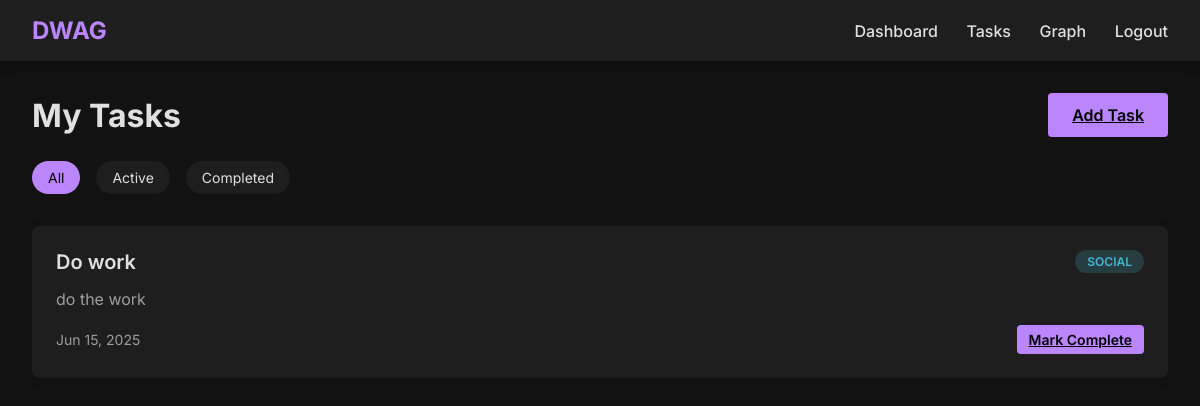
The page /view_tasks (signed in) on the database as committed earlier.
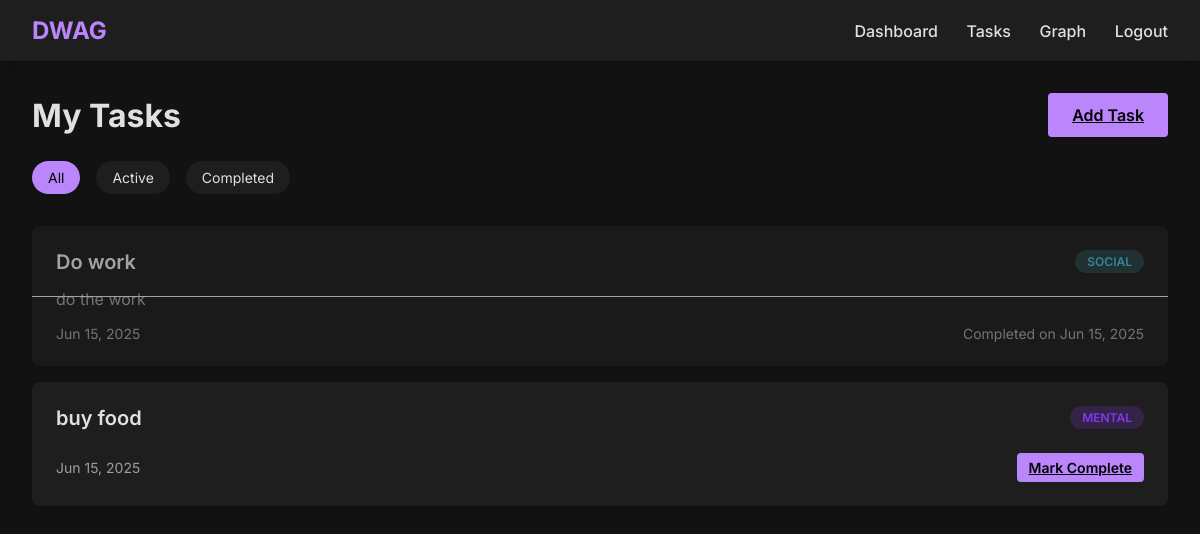
The same page on the database as committed later.
### app.py (models this page shows)
class Task(db.Model):
    id = db.Column(db.Integer, primary_key=True)
    title = db.Column(db.String(100), nullable=False)
    description = db.Column(db.Text)
    category = db.Column(db.String(50), nullable=False)
    completed = db.Column(db.Boolean, default=False)
    date_created = db.Column(db.DateTime, default=datetime.utcnow)
    user_id = db.Column(db.Integer, db.ForeignKey('user.id'), nullable=False)

### app.py (the view)
@app.route('/view_tasks')
def view_tasks():
    if 'user_id' not in session:
        return redirect(url_for('login'))
    tasks = Task.query.filter_by(user_id=session['user_id']).all()
    return render_template('view_tasks.html', tasks=tasks)

### templates/view_tasks.html (shortened to what this page needs)
{% extends "base.html" %}
{% block content %}
<div class="tasks-header">
    <h1>My Tasks</h1>
    <a href="{{ url_for('add_task') }}" class="btn btn-primary">Add Task</a>
</div>
<div class="task-filters">
    <a href="?filter=all" class="filter-btn {% if request.args.get('filter') == 'all' or not request.args.get('filter') %}active{% endif %}">All</a>
    <a href="?filter=active" class="filter-btn {% if request.args.get('filter') == 'active' %}active{% endif %}">Active</a>
    <a href="?filter=completed" class="filter-btn {% if request.args.get('filter') == 'completed' %}active{% endif %}">Completed</a>
</div>
<div class="task-list">
    {% if tasks %}
        {% for task in tasks %}
            <div class="task-card {% if task.completed %}completed{% endif %}">
                <div class="task-title">
                    <span>{{ task.title }}</span>
                    <span class="task-category category-{{ task.category.lower() }}">{{ task.category }}</span>
                </div>
                <p class="task-description">{{ task.description }}</p>
                <div class="task-footer">
                    <span>{{ task.date_created.strftime('%b %d, %Y') }}</span>
                    {% if not task.completed %}
                        <a href="{{ url_for('complete_task', task_id=task.id) }}" class="btn btn-small">Mark Complete</a>
                    {% else %}
                        <span>Completed on {{ task.date_created.strftime('%b %d, %Y') }}</span>
                    {% endif %}
                </div>
            </div>
        {% endfor %}
    {% else %}
        <p>No tasks found. <a href="{{ url_for('add_task') }}">Add your first task</a> to get started!</p>
    {% endif %}
</div>
{% endblock %}

Rows that differ between the two databases and show on the page:
changed Task "Do work": date_created (not shown) → "Jun 15, 2025"; completed "Mark Complete" → "Completed on"
added Task: title "buy food", category "MENTAL", date_created "Jun 15, 2025"
